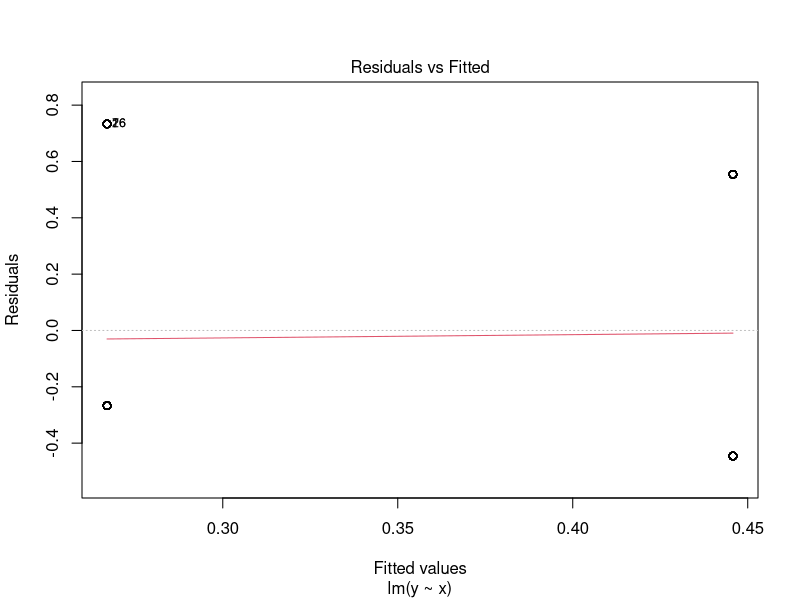
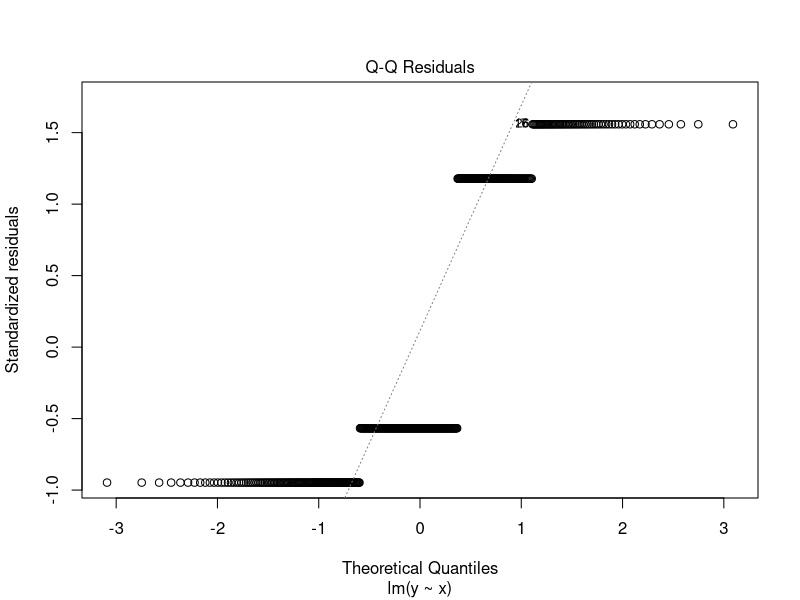
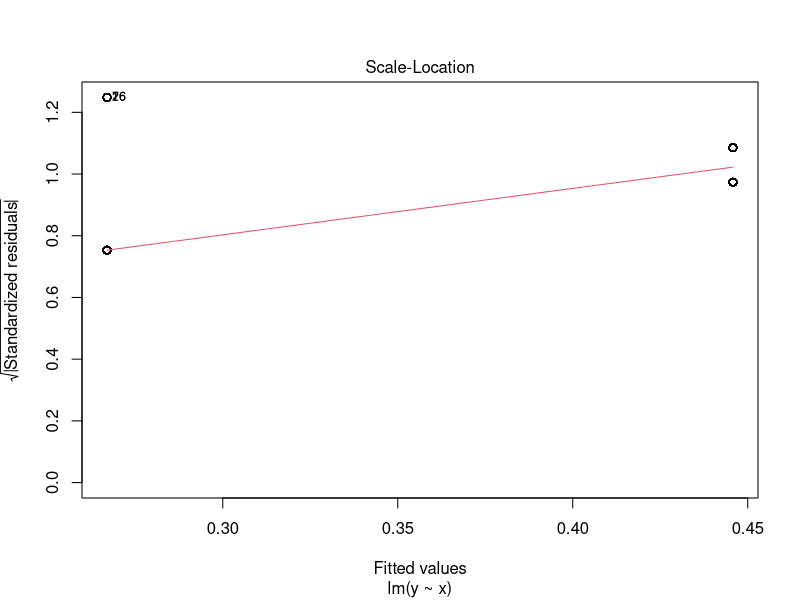
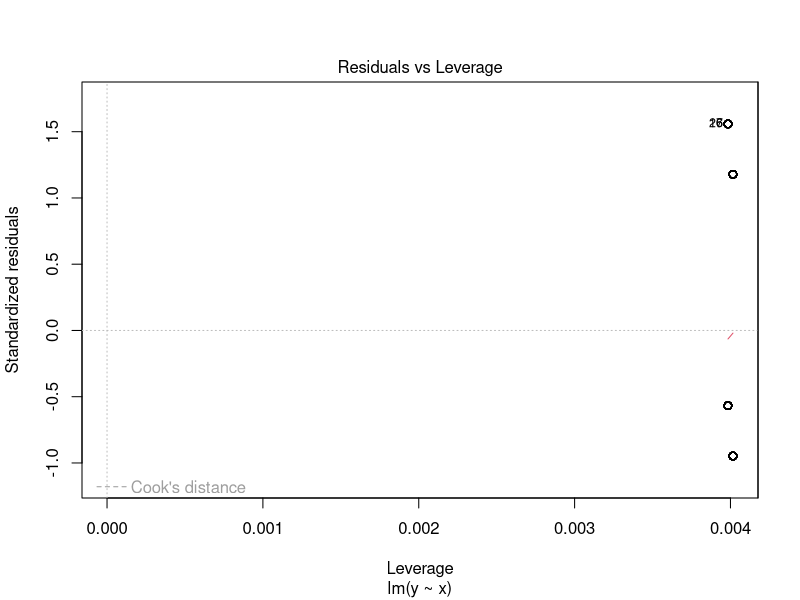
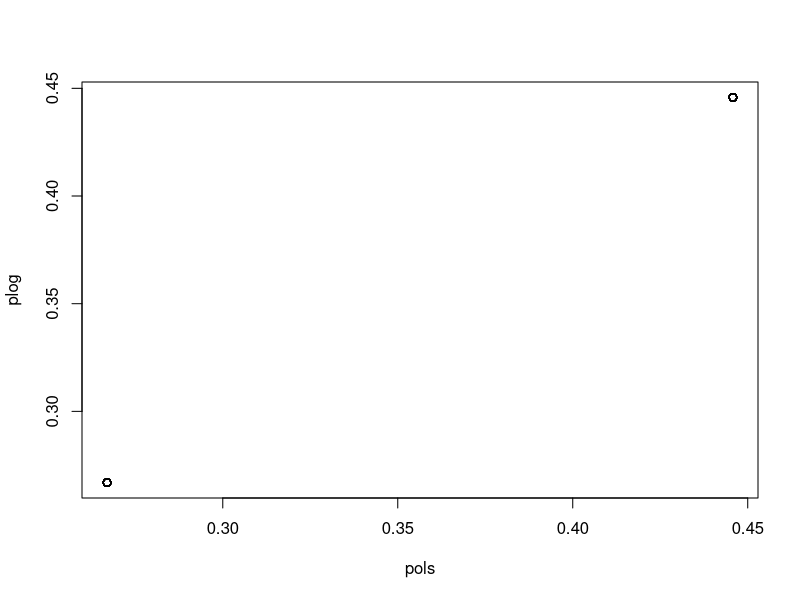

Write the R code that produced these figures, in order.

library(sandwich)
library(MASS)
library(nlme)
library(lme4)
library(lmerTest)
library(lmtest)

### logits to pp
pp <- function(x){
   exp(x)/(1+exp(x))
   
}


##################



ns <- 500
b0 <- -1.09
b0 <- -.2
#b1 <- -.22
b1 <- -.69

test <- (b0 + b1)
pp(b0)
pp(test)

reps <- 1000
ps <- bs <- matrix(1, nrow = reps, ncol = 3)
inter <- hetero <- numeric(reps)

for (i in 1:reps){
	#x <- rnorm(ns)
   
  x <- rbinom(ns, 1, .5)
	predlo <- b0 + (x*b1)
	y <- rbinom(ns, 1, pp(predlo))
	a1 <- lm(y ~ x)
	hetero[i] <- bptest(a1)$p.value
	
	#if (hetero[i] < .05) {
	  pad <- coeftest(a1, vcov. = vcovHC)
	  ps[i, 1] <- pad[2,4]
  #} else {
	  ps[i, 2] <- summary(a1)$coef[2,4]
	  
	#}
	
	#ps[i, 1] <- summary(a1)$coef[2,4]
	bs[i, 1] <- summary(a1)$coef[2,1]
	
	a2 <- glm(y ~ x, family = binomial)
	ps[i, 3] <- summary(a2)$coef[2,4]
	bs[i, 2] <- summary(a2)$coef[2,1]
	inter[i] <- summary(a2)$coef[1,1]
	print(i)
}



sum(hetero < .05) 


#library(lattice)
sum(ps[,1] < .05) #corrected
sum(ps[,2] < .05) #not corrected
sum(ps[,3] < .05)

colMeans(bs) #slopes, first is ols, 2nd is log
mean(inter) #intercept

summary(a1)$r.squared
1/exp(coef(a2))

summary(a1)
summary(a2)
library(lmtest)
bptest(a1)
plot(a1)
summary(a1)
library(car)
ncvTest(a1)
exp(-2.5)/exp(-2.3)


range(predict(a1))
pols <- predict(a1)
#plog <- predict(a2, type = 'response')
plog <- fitted(a2)
cor(pols, plog)
plot(pols, plog)

exp(coef(a2))
summary(a2)
summary(a1)
exp(-.3)
